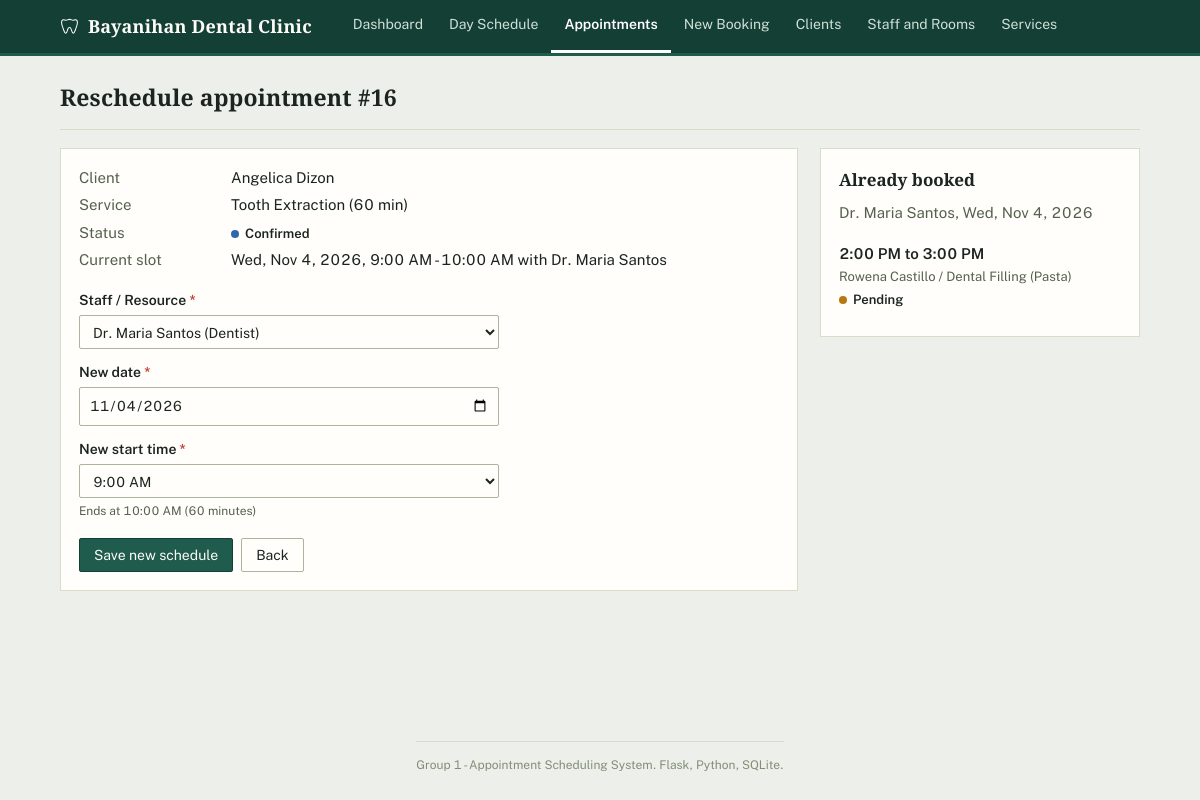
Screenshot of /appointments/16/edit with the database file from the repository.
### tables this page shows
CREATE TABLE appointments (
    appointment_id INTEGER PRIMARY KEY AUTOINCREMENT,
    client_id      INTEGER NOT NULL REFERENCES clients (client_id) ON DELETE RESTRICT,
    resource_id    INTEGER NOT NULL REFERENCES staff_or_resources (resource_id) ON DELETE RESTRICT,
    service_id     INTEGER NOT NULL REFERENCES services (service_id) ON DELETE RESTRICT,
    appt_date      TEXT NOT NULL
        CHECK (appt_date GLOB '[0-9][0-9][0-9][0-9]-[0-9][0-9]-[0-9][0-9]'),
    start_time     TEXT NOT NULL CHECK (start_time GLOB '[0-2][0-9]:[0-5][0-9]'),
    end_time       TEXT NOT NULL CHECK (end_time GLOB '[0-2][0-9]:[0-5][0-9]'),
    status         TEXT NOT NULL DEFAULT 'Pending'
        CHECK (status IN ('Pending', 'Confirmed', 'Completed', 'Cancelled')),
    notes          TEXT,
    created_at     TEXT NOT NULL DEFAULT (datetime('now', 'localtime')),
    CHECK (end_time > start_time)
);

CREATE TABLE clients (
    client_id  INTEGER PRIMARY KEY AUTOINCREMENT,
    name       TEXT NOT NULL CHECK (length(trim(name)) >= 2),
    contact    TEXT NOT NULL,
    email      TEXT,
    created_at TEXT NOT NULL DEFAULT (datetime('now', 'localtime'))
);

CREATE TABLE services (
    service_id       INTEGER PRIMARY KEY AUTOINCREMENT,
    name             TEXT NOT NULL UNIQUE,
    duration_minutes INTEGER NOT NULL
        CHECK (duration_minutes > 0 AND duration_minutes % 30 = 0)
);

CREATE TABLE staff_or_resources (
    resource_id INTEGER PRIMARY KEY AUTOINCREMENT,
    name        TEXT NOT NULL UNIQUE,
    role        TEXT NOT NULL,
    is_active   INTEGER NOT NULL DEFAULT 1 CHECK (is_active IN (0, 1))
);

### app.py (the view)
@app.route("/appointments/<int:appointment_id>/edit", methods=["GET", "POST"])
def appointments_edit(appointment_id):
    conn = db.get_db()
    appt = fetch_or_404(conn, APPT_SELECT + " WHERE a.appointment_id = ?", (appointment_id,))
    if appt["status"] not in config.ACTIVE_STATUSES:
        flash(f"A {appt['status']} appointment cannot be rescheduled.", "error")
        return redirect(url_for("appointments_list"))
    if request.method == "POST":
        data, errors = validators.validate_schedule(request.form)
        if not errors:
            try:
                scheduling.reschedule_appointment(conn, appointment_id, **data)
            except scheduling.ScheduleError as exc:
                errors.append(str(exc))
            except sqlite3.Error:
                app.logger.exception("Failed to reschedule appointment")
                errors.append(DB_ERROR)
            else:
                flash(f"Appointment #{appointment_id} was moved to {fmt_date(data['appt_date'])} "
                      f"at {fmt_time(data['start_time'])}.", "success")
                return redirect(url_for("appointments_list", date=data["appt_date"]))
        flash_errors(errors)
        form = request.form
    else:
        form = {"resource_id": appt["resource_id"], "appt_date": appt["appt_date"],
                "start_time": appt["start_time"]}
    heading, slots, note = slots_context(
        conn, form.get("resource_id"), form.get("appt_date"), exclude_id=appointment_id
    )
    return render_template(
        "appointment_edit.html", appt=appt, form=form, slots=slots, slots_heading=heading,
        slots_note=note,
        resources=conn.execute(
            "SELECT resource_id, name, role FROM staff_or_resources WHERE is_active = 1 "
            "ORDER BY name COLLATE NOCASE"
        ).fetchall(),
        time_slots=config.time_slots(),
    )

### app.py (called while the page is built)
@app.template_global()
def csrf_token():
    if "csrf_token" not in session:
        session["csrf_token"] = secrets.token_hex(16)
    return session["csrf_token"]

@app.before_request
def check_csrf():
    if request.method == "POST":
        sent = request.form.get("csrf_token", "")
        expected = session.get("csrf_token", "")
        if not expected or not secrets.compare_digest(sent, expected):
            abort(400)

def fetch_or_404(conn, sql, params):
    row = conn.execute(sql, params).fetchone()
    if row is None:
        abort(404)
    return row

def slots_context(conn, resource_id_text, date_text, exclude_id=None):
    resource_id = validators.to_int(resource_id_text)
    appt_date = validators.parse_date(date_text)
    resource = None
    if resource_id is not None:
        resource = conn.execute(
            "SELECT name FROM staff_or_resources WHERE resource_id = ?", (resource_id,)
        ).fetchone()
    if resource is None or appt_date is None:
        return "Pick a staff member and a date to see what is already booked.", [], ""
    rows = scheduling.booked_slots(conn, resource_id, appt_date.isoformat(), exclude_id)
    heading = f"{resource['name']}, {fmt_date(appt_date.isoformat())}"
    note = "" if rows else "Nothing booked yet. All time slots are open."
    return heading, rows, note

### config.py (called while the page is built)
def time_slots():
    slots = []
    current = datetime.strptime(OPEN_TIME, "%H:%M")
    closing = datetime.strptime(CLOSE_TIME, "%H:%M")
    while current < closing:
        slots.append(current.strftime("%H:%M"))
        current += timedelta(minutes=SLOT_MINUTES)
    return slots

### db.py (called while the page is built)
def connect(path):
    conn = sqlite3.connect(path, isolation_level=None, timeout=10)
    conn.row_factory = sqlite3.Row  # para pwedeng row["name"] imbes na row[1]
    conn.execute("PRAGMA foreign_keys = ON")
    return conn

def get_db():
    if "db" not in g:
        g.db = connect(current_app.config["DATABASE"])
    return g.db

### formatting.py (called while the page is built)
def fmt_date(value):
    if not value:
        return ""
    if isinstance(value, str):
        try:
            value = datetime.strptime(value, "%Y-%m-%d").date()
        except ValueError:
            return value  # kung hindi valid, ibalik na lang kung ano yung pumasok
    return f"{value.strftime('%a, %b')} {value.day}, {value.year}"

def fmt_time(value):
    if not value:
        return ""
    try:
        parsed = datetime.strptime(value, "%H:%M")
    except ValueError:
        return value
    return parsed.strftime("%I:%M %p").lstrip("0")

### templates/appointment_edit.html (shortened to what this page needs)
{% extends "base.html" %}
{% block content %}
<div class="page-head">
  <h1>Reschedule appointment #{{ appt.appointment_id }}</h1>
</div>
<div class="two-col">
  <div class="panel">
    <dl class="detail-list">
      <dt>Client</dt><dd>{{ appt.client_name }}</dd>
      <dt>Service</dt><dd>{{ appt.service_name }} ({{ appt.duration_minutes }} min)</dd>
      <dt>Status</dt><dd><span class="badge badge-{{ appt.status|lower }}">{{ appt.status }}</span></dd>
      <dt>Current slot</dt>
      <dd>{{ appt.appt_date|fmt_date }}, {{ appt.start_time|fmt_time }} - {{ appt.end_time|fmt_time }} with {{ appt.resource_name }}</dd>
    </dl>
    <form method="post" novalidate>
      <div class="field">
        <label for="resource_id">Staff / Resource <span class="req">*</span></label>
        <select id="resource_id" name="resource_id">
          {% for r in resources %}
            <option value="{{ r.resource_id }}"{% if form.get('resource_id')|string == r.resource_id|string %} selected{% endif %}>{{ r.name }} ({{ r.role }})</option>
          {% endfor %}
        </select>
      </div>
      <div class="field">
        <label for="appt_date">New date <span class="req">*</span></label>
        <input type="date" id="appt_date" name="appt_date" value="{{ form.get('appt_date', '') }}" min="{{ today() }}">
      </div>
      <div class="field">
        <label for="start_time">New start time <span class="req">*</span></label>
        <select id="start_time" name="start_time">
          {% for t in time_slots %}
            <option value="{{ t }}"{% if form.get('start_time') == t %} selected{% endif %}>{{ t|fmt_time }}</option>
          {% endfor %}
        </select>
        <div class="hint" id="end-preview" data-duration="{{ appt.duration_minutes }}"></div>
      </div>
      <div class="form-actions">
        <button type="submit" class="btn btn-primary">Save new schedule</button>
        <a class="btn" href="{{ url_for('appointments_list') }}">Back</a>
      </div>
    </form>
  </div>
  {% set exclude_id = appt.appointment_id %}
  {% include "_slots_panel.html" %}
</div>
{% endblock %}

### templates/_slots_panel.html (shortened to what this page needs)
<aside class="panel" id="slots-panel" data-api="{{ url_for('api_booked_slots') }}"
       data-exclude="{{ exclude_id or '' }}">
  <h2>Already booked</h2>
  <div class="muted" id="slots-heading">{{ slots_heading }}</div>
  <ul class="slot-list" id="slots-list">
    {% for s in slots %}
    <li>
      <span class="slot-time">{{ s.start_time|fmt_time }} to {{ s.end_time|fmt_time }}</span>
      <span class="slot-meta">{{ s.client_name }} / {{ s.service_name }}
        <span class="badge badge-{{ s.status|lower }}">{{ s.status }}</span></span>
    </li>
    {% endfor %}
  </ul>
</aside>

### static/style.css (style rules this page uses)
:root { --paper: #edf0ea; --surface: #fffefb; --surface-alt: #f6f7f1; --ink: #1c2420; --ink-soft: #56604f; --ink-faint: #838d78; --rule: #d7ddc9; --rule-strong: #aab59b; --accent: #1f5c4d; --accent-dark: #143f35; --accent-soft: #e1ede7; --amber: #b9780f; --amber-soft: #f8ead0; --blue: #2f66ad; --blue-soft: #e1ebf7; --green: #2f8f4e; --green-soft: #e0f1e2; --red: #c0392b; --red-soft: #f8e3df; }
* { box-sizing: border-box; }
html, body { height: 100%; }
body { margin: 0; min-height: 100vh; display: flex; flex-direction: column; font: 15px/1.5 "Public Sans", system-ui, -apple-system, "Segoe UI", Roboto, sans-serif; color: var(--ink); background: var(--paper); font-feature-settings: "tnum" 1; }
h1, h2, .brand, .summary-num { font-family: "Source Serif 4", Georgia, "Times New Roman", serif; }
a { color: var(--accent); }
h1 { font-size: 23px; font-weight: 600; margin: 0; letter-spacing: 0.1px; }
h2 { font-size: 17px; font-weight: 600; margin: 0 0 10px; }
.muted { color: var(--ink-soft); }
.page-head { display: flex; justify-content: space-between; align-items: flex-end; flex-wrap: wrap; gap: 8px; margin-bottom: 18px; padding-bottom: 14px; border-bottom: 1px solid var(--rule); }
.btn { display: inline-block; padding: 7px 14px; border: 1px solid var(--rule-strong); background: var(--surface); color: var(--ink); border-radius: 2px; font: inherit; font-size: 14px; cursor: pointer; text-decoration: none; line-height: 1.3; transition: background-color 0.12s ease, border-color 0.12s ease; }
.btn-primary { background: var(--accent); border-color: var(--accent-dark); color: #fdfcf7; }
.field { margin-bottom: 13px; }
.field label { display: block; font-weight: 600; margin-bottom: 4px; font-size: 14px; }
.field .req { color: var(--red); }
.field .hint { color: var(--ink-soft); font-size: 12px; margin-top: 4px; }
input[type="text"], input[type="search"], input[type="email"], input[type="date"], select, textarea { width: 100%; max-width: 420px; padding: 7px 9px; font: inherit; font-size: 14px; color: var(--ink); background: var(--surface); border: 1px solid var(--rule-strong); border-radius: 2px; }
.form-actions { display: flex; gap: 8px; margin-top: 18px; }
.panel { background: var(--surface); border: 1px solid var(--rule); padding: 18px; }
.two-col { display: grid; grid-template-columns: minmax(0, 1fr) 320px; gap: 22px; align-items: start; }
.badge { display: inline-flex; align-items: center; gap: 6px; font-size: 13px; font-weight: 600; white-space: nowrap; color: var(--ink); }
.badge::before { content: ""; width: 8px; height: 8px; border-radius: 50%; flex: none; background: var(--ink-faint); }
.badge-pending::before { background: var(--amber); }
.badge-confirmed::before { background: var(--blue); }
.slot-list { list-style: none; margin: 10px 0 0; padding: 0; }
.slot-list li { padding: 8px 0; border-top: 1px solid var(--rule); }
.slot-list li:first-child { border-top: 0; }
.slot-time { font-weight: 600; display: block; font-variant-numeric: tabular-nums; }
.slot-meta { color: var(--ink-soft); font-size: 13px; }
.detail-list { display: grid; grid-template-columns: 140px 1fr; gap: 5px 12px; margin: 0 0 18px; }
.detail-list dt { color: var(--ink-soft); }
.detail-list dd { margin: 0; }

### rows the page displays
appointments: appointment_id "16", status "Confirmed", appt_date|fmt_date "Wed, Nov 4, 2026", start_time|fmt_time "9:00 AM", end_time|fmt_time "10:00 AM", appt_date "11/04/2026", start_time "9:00 AM"
clients: client_name "Angelica Dizon"
services: service_name "Tooth Extraction", duration_minutes "60"
staff_or_resources: resource_name "Dr. Maria Santos"
appointments: start_time|fmt_time "2:00 PM", end_time|fmt_time "3:00 PM", client_name "Rowena Castillo", service_name "Dental Filling (Pasta)", status "Pending"

### other values shown
{{ CLINIC_NAME }} "Bayanihan Dental Clinic"
{{ label }} "Dashboard" "Day Schedule" "Appointments" "New Booking" "Clients" "Staff and Rooms" "Services"
{{ slots_heading }} "Dr. Maria Santos, Wed, Nov 4, 2026"
form field resource_id "Dr. Maria Santos (Dentist)"
